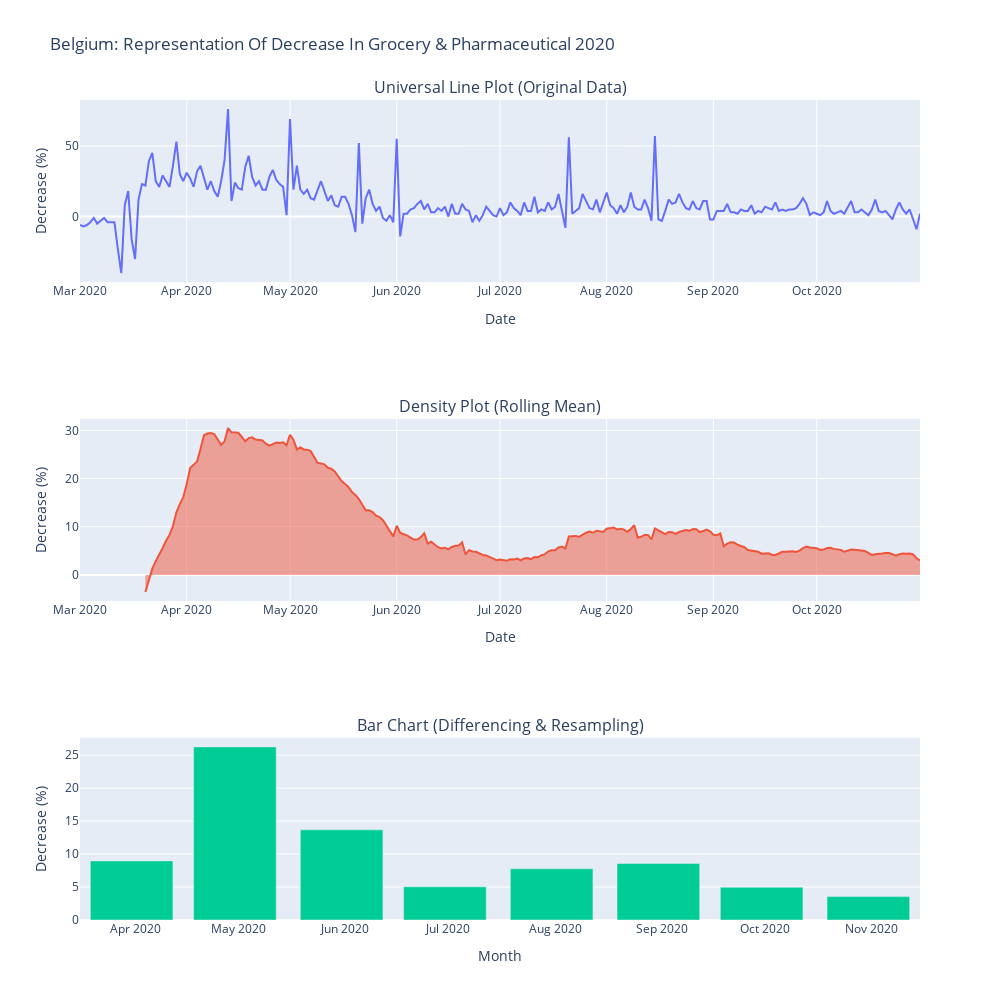

The notebook cell saved with this chart:
### Markdown cell above
## Belgium 2020: Grocery & Pharma
We'll now examine the grocery and pharmaceutical mobility for Belgium in 2020.

### Code cell
#Belgium 2020: Retail & Recreation
num_subplot_rows = 3
num_subplot_cols = 1

country = Country.Belgium
attribute = Attribute.Grocery_And_Pharma
rolling_mean_windows = 20
resampling_freq = 'M'

#Our Overall Graph Preferences
graph_prefs = {
    "title" : "Belgium: Representation Of Decrease In Grocery & Pharmaceutical 2020",
    "line_title" : "Universal Line Plot (Original Data)",
    "density_title" : "Density Plot (Rolling Mean)",
    "bar_title" : "Bar Chart (Differencing & Resampling)",
    "width" : 1000,
    "height" : 1000
}

#Our Subplot-Specific Preferences
subplot_prefs = [
    {
        "xaxis" : "Date",
        "yaxis" : "Decrease (%)"
    },
    {
        "xaxis" : "Date",
        "yaxis" : "Decrease (%)"
    },
    {
        "xaxis" : "Month",
        "yaxis" : "Decrease (%)"
    }
]

#Create The Mobility Suite
suite = MobilitySuite(num_subplot_rows, num_subplot_cols, graph_prefs)

#Plot & Show Our Graphs
suite.plot(country, attribute, rolling_mean_windows, resampling_freq, subplot_prefs)
suite.show()

### Figure 1 — Plotly figure (JSON) as saved in the notebook; plotly's stock layout.template omitted (floating-point values rounded to 4 significant figures; data arrays with more than 128 entries replaced by an {"elided": "..."} marker saying what was removed)
{"data": [{"showlegend": false, "type": "scatter", "x": {"elided": "245 str values"}, "xaxis": "x", "y": {"elided": "245 int values"}, "yaxis": "y"}, {"fill": "tozeroy", "showlegend": false, "type": "scatter", "x": {"elided": "245 str values"}, "xaxis": "x2", "y": {"elided": "245 float values"}, "yaxis": "y2"}, {"showlegend": false, "type": "bar", "x": ["2020-03-31T00:00:00", "2020-04-30T00:00:00", "2020-05-31T00:00:00", "2020-06-30T00:00:00", "2020-07-31T00:00:00", "2020-08-31T00:00:00", "2020-09-30T00:00:00", "2020-10-31T00:00:00"], "xaxis": "x3", "y": [8.968, 26.27, 13.68, 5.033, 7.774, 8.581, 4.967, 3.548], "yaxis": "y3"}], "layout": {"annotations": [{"font": {"size": 16}, "showarrow": false, "text": "Universal Line Plot (Original Data)", "x": 0.5, "xanchor": "center", "xref": "paper", "y": 1, "yanchor": "bottom", "yref": "paper"}, {"font": {"size": 16}, "showarrow": false, "text": "Density Plot (Rolling Mean)", "x": 0.5, "xanchor": "center", "xref": "paper", "y": 0.6111, "yanchor": "bottom", "yref": "paper"}, {"font": {"size": 16}, "showarrow": false, "text": "Bar Chart (Differencing & Resampling)", "x": 0.5, "xanchor": "center", "xref": "paper", "y": 0.2222, "yanchor": "bottom", "yref": "paper"}], "height": 1000, "title": {"text": "Belgium: Representation Of Decrease In Grocery & Pharmaceutical 2020"}, "width": 1000, "xaxis": {"anchor": "y", "domain": [0, 1], "title": {"text": "Date"}}, "xaxis2": {"anchor": "y2", "domain": [0, 1], "title": {"text": "Date"}}, "xaxis3": {"anchor": "y3", "domain": [0, 1], "title": {"text": "Month"}}, "yaxis": {"anchor": "x", "domain": [0.7778, 1], "title": {"text": "Decrease (%)"}}, "yaxis2": {"anchor": "x2", "domain": [0.3889, 0.6111], "title": {"text": "Decrease (%)"}}, "yaxis3": {"anchor": "x3", "domain": [0, 0.2222], "title": {"text": "Decrease (%)"}}}}
